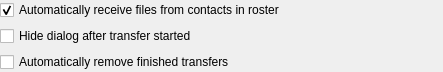
<?xml version="1.0" encoding="UTF-8"?>
<ui version="4.0">
 <class>FileTransferOptionsClass</class>
 <widget class="QWidget" name="FileTransferOptionsClass">
  <property name="geometry">
   <rect>
    <x>0</x>
    <y>0</y>
    <width>443</width>
    <height>69</height>
   </rect>
  </property>
  <layout class="QVBoxLayout" name="verticalLayout">
   <property name="margin">
    <number>0</number>
   </property>
   <item>
    <widget class="QCheckBox" name="chbAutoReceive">
     <property name="text">
      <string>Automatically receive files from contacts in roster</string>
     </property>
     <property name="checked">
      <bool>true</bool>
     </property>
    </widget>
   </item>
   <item>
    <widget class="QCheckBox" name="chbHideDialog">
     <property name="text">
      <string>Hide dialog after transfer started</string>
     </property>
    </widget>
   </item>
   <item>
    <widget class="QCheckBox" name="chbRemoveFinished">
     <property name="text">
      <string>Automatically remove finished transfers</string>
     </property>
    </widget>
   </item>
  </layout>
 </widget>
 <layoutdefault spacing="6" margin="11"/>
 <tabstops>
  <tabstop>chbAutoReceive</tabstop>
  <tabstop>chbHideDialog</tabstop>
  <tabstop>chbRemoveFinished</tabstop>
 </tabstops>
 <resources/>
 <connections/>
</ui>
